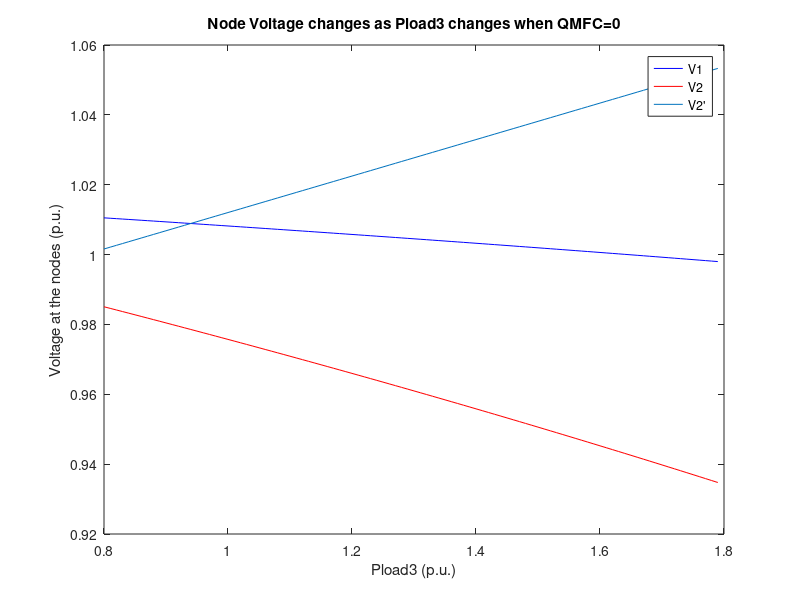

MATLAB code for this plot:
clear
clc
 
V0=1.02;

ZL01=0.01;
ZL12=0.03+1i*0.01;
ZL23=0.05+1i*0.01;
Zload1=1/(0.1-1i*0.03);
Sload3=0.8-1i*0.01;

YL01=1/ZL01;
YL12=1/ZL12;
YL23=1/ZL23;
Yload1=1/Zload1;
Pload3=real(Sload3);
Qload3=imag(Sload3);
 
Y=[YL01,-YL01,0,0;
-YL01,YL01+YL12+Yload1,-YL12,0;
0,-YL12,YL12+YL23,-YL23;
0,0,-YL23,YL23];

G01=real(Y(1,2));
B01=imag(Y(1,2));
 
G11=real(Y(2,2));
B11=imag(Y(2,2));
 
G12=real(Y(2,3));
B12=imag(Y(2,3));
 
G22=real(Y(3,3));
B22=imag(Y(3,3));

G23=real(Y(3,4));
B23=imag(Y(3,4));

G33=real(Y(4,4));
B33=imag(Y(4,4));

k=100;
V1 = zeros(1,k);
V2 = zeros(1,k);
V2b = zeros(1,k);
V3 = zeros(1,k);
%Q = zeros(1,k);
P3 = zeros(1,k);
Loss01=zeros(1,k);
Loss12=zeros(1,k);
Loss=zeros(1,k);
Qload2=0;

for m = 1:k
    V3=0.96;
    Y=[YL01,-YL01,0;
    -YL01,YL01+YL12+Yload1,-YL12;
    0,-YL12,YL12;];

    G01=real(Y(1,2));
    B01=imag(Y(1,2));

    G11=real(Y(2,2));
    B11=imag(Y(2,2));

    G12=real(Y(2,3));
    B12=imag(Y(2,3));

    G22=real(Y(3,3));
    B22=imag(Y(3,3));
    f1=@(V2b,theta3) [V2b*V3*(G23*cos(theta3)+B23*sin(theta3))+V3*V3*G33+Pload3; V2b*V3*(G23*sin(theta3)-B23*cos(theta3))-V3*V3*B33+Qload3;];
    J1=@(V2b,theta3) [V3*(G23*cos(theta3)+B23*sin(theta3)), V2b*V3*(-G23*sin(theta3)+B23*cos(theta3)); V3*(G23*sin(theta3)-B23*cos(theta3)), V2b*V3*(G23*cos(theta3)+B23*sin(theta3));];

    fp1=@(x1) f1(x1(1),x1(2));
    Jp1=@(x1) J1(x1(1),x1(2));
 
    x1=zeros(5,2);
    x1(1,:)=[1.02,0];
    %disp(norm(fp(x1(1,:))));
    for n=2:length(x1)
        x1(n,:)=x1(n-1,:)-((Jp1(x1(n-1,:))^(-1))*fp1(x1(n-1,:)))';
        %disp(norm(fp1(x1(n,:))));
    end
    
    V2b(m) = x1(n,1);
    theta3 = x1(n,2);
    P3(m)=Pload3;
    Pload2 = V2b(m)*V3*(G23*cos(-theta3)+B23*sin(-theta3))+V2b(m)*V2b(m)*G33;
    
    Y=[YL01,-YL01,0;
    -YL01,YL01+YL12+Yload1,-YL12;
    0,-YL12,YL12;];

    G01=real(Y(1,2));
    B01=imag(Y(1,2));

    G11=real(Y(2,2));
    B11=imag(Y(2,2));

    G12=real(Y(2,3));
    B12=imag(Y(2,3));

    G22=real(Y(3,3));
    B22=imag(Y(3,3));
    
    f2=@(V1,V2,theta1,theta2) [V0*V1*(G01*cos(theta1)+B01*sin(theta1))+V1*V1*G11+V1*V2*(G12*cos(theta1-theta2)+B12*sin(theta1-theta2));     V1*V2*(G12*cos(theta2-theta1)+B12*sin(theta2-theta1))+V2*V2*G22+Pload2;    V0*V1*(G01*sin(theta1)-B01*cos(theta1))-V1*V1*B11+V1*V2*(G12*sin(theta1-theta2)-B12*cos(theta1-theta2));    V1*V2*(G12*sin(theta2-theta1)-B12*cos(theta2-theta1))-V2*V2*B22-Qload2;];
    J2=@(V1,V2,theta1,theta2) [V0*(G01*cos(theta1)+B01*sin(theta1))+2*V1*G11+V2*(G12*cos(theta1-theta2)+B12*sin(theta1-theta2)),    V1*(G12*cos(theta1-theta2)+B12*sin(theta1-theta2)),    V0*V1*(-G01*sin(theta1)+B01*cos(theta1))+V1*V2*(-G12*sin(theta1-theta2)+B12*cos(theta1-theta2)),    V1*V2*(G12*sin(theta1-theta2)-B12*cos(theta1-theta2));    V2*(G12*cos(theta2-theta1)+B12*sin(theta2-theta1)),    V1*(G12*cos(theta2-theta1)+B12*sin(theta2-theta1))+2*V2*G22,    V1*V2*(G12*sin(theta2-theta1)-B12*cos(theta2-theta1)),    V1*V2*(-G12*sin(theta2-theta1)+B12*cos(theta2-theta1));    V0*(G01*sin(theta1)-B01*cos(theta1))-2*V1*B11+V2*(G12*sin(theta1-theta2)-B12*cos(theta1-theta2)),    V1*(G12*sin(theta1-theta2)-B12*cos(theta1-theta2)),    V0*V1*(G01*cos(theta1)+B01*sin(theta1))+V1*V2*(G12*cos(theta1-theta2)+B12*sin(theta1-theta2)),    V1*V2*(-G12*cos(theta1-theta2)-B12*sin(theta1-theta2));    V2*(G12*sin(theta2-theta1)-B12*cos(theta2-theta1)),    V1*(G12*sin(theta2-theta1)-B12*cos(theta2-theta1))-2*V2*B22,    V1*V2*(-G12*cos(theta2-theta1)-B12*sin(theta2-theta1)),    V1*V2*(G12*cos(theta2-theta1)+B12*sin(theta2-theta1));];

    fp2=@(x2) f2(x2(1),x2(2),x2(3),x2(4));
    Jp2=@(x2) J2(x2(1),x2(2),x2(3),x2(4));
    
    x2=zeros(5,4);
    x2(1,:)=[1.02,1.02,0,0];
    %disp(norm(fp(x(1,:))));
    for n=2:length(x2)
        x2(n,:)=x2(n-1,:)-((Jp2(x2(n-1,:))^(-1))*fp2(x2(n-1,:)))';
        %disp(norm(fp(x(n,:))));
    end
    %disp('Solution:');
    %disp(x(n,:));
    V1(m)=x2(n,1);
    V2(m)=x2(n,2);
    Loss12(m)=(Pload2*Pload2+Qload2*Qload2)/(V2(m)*V2(m))*ZL12;
    S1=V1(m)*V1(m)*Yload1+Loss12(m)+Pload2+1i*Qload2;
    P1=real(S1);
    Q1=imag(S1);
    Loss01(m)=(P1*P1+Q1*Q1)/(V1(m)*V1(m))*ZL01;
    Loss(m)=Loss01(m)+Loss12(m);
    Pload3 = Pload3+0.01;
end

figure;
plot(P3,V1,'b',P3,V2,'r',P3,V2b);
title('Node Voltage changes as Pload3 changes when QMFC=0');
xlabel('Pload3 (p.u.)');
ylabel('Voltage at the nodes (p.u.)');
legend('V1','V2','V2''');
